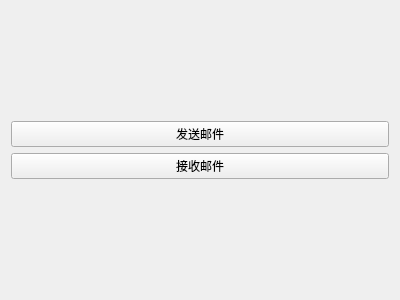
<?xml version="1.0" encoding="UTF-8"?>
<ui version="4.0">
 <class>mainmenu</class>
 <widget class="QWidget" name="mainmenu">
  <property name="geometry">
   <rect>
    <x>0</x>
    <y>0</y>
    <width>400</width>
    <height>300</height>
   </rect>
  </property>
  <property name="windowTitle">
   <string>主菜单</string>
  </property>
  <layout class="QVBoxLayout" name="verticalLayout">
   <item>
    <spacer name="verticalSpacer">
     <property name="orientation">
      <enum>Qt::Vertical</enum>
     </property>
     <property name="sizeHint" stdset="0">
      <size>
       <width>20</width>
       <height>106</height>
      </size>
     </property>
    </spacer>
   </item>
   <item>
    <widget class="QPushButton" name="sendMail">
     <property name="text">
      <string>发送邮件</string>
     </property>
    </widget>
   </item>
   <item>
    <widget class="QPushButton" name="recvMail">
     <property name="sizePolicy">
      <sizepolicy hsizetype="Minimum" vsizetype="Fixed">
       <horstretch>0</horstretch>
       <verstretch>0</verstretch>
      </sizepolicy>
     </property>
     <property name="text">
      <string>接收邮件</string>
     </property>
    </widget>
   </item>
   <item>
    <spacer name="verticalSpacer_2">
     <property name="orientation">
      <enum>Qt::Vertical</enum>
     </property>
     <property name="sizeHint" stdset="0">
      <size>
       <width>20</width>
       <height>106</height>
      </size>
     </property>
    </spacer>
   </item>
  </layout>
 </widget>
 <resources/>
 <connections/>
</ui>
